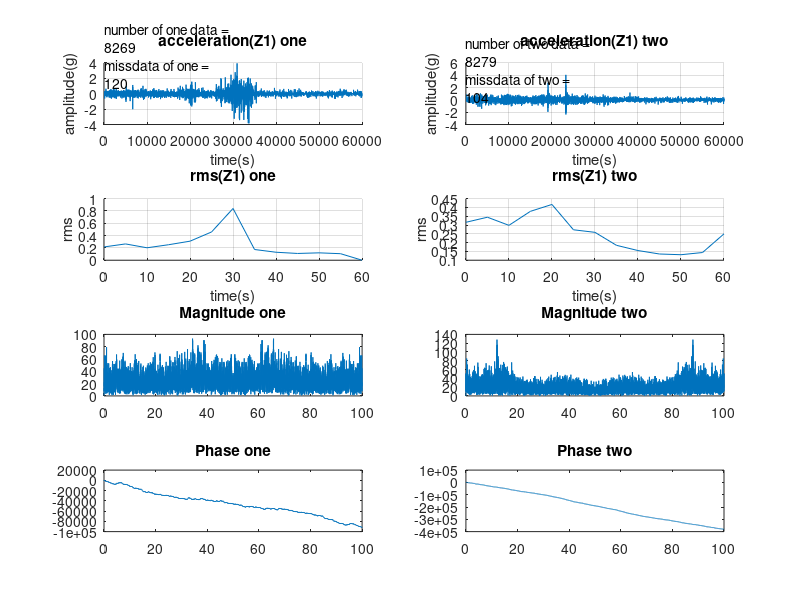

Reproduce this figure in MATLAB.
clc
clear
a=csvread('one.csv',1,0);
b=csvread('two.csv',1,0);
A=a(1:end,5);
B=b(1:end,5);
  ra=length(A);
  rb=length(B);
 t=input('enter your Time interval =');
    T = 0:t:60;
%one
y1 = fft(A);
m1 = abs(y1);
p = unwrap(angle(y1));
f1 = (0:length(y1)-1)*100/length(y1);
subplot(4,2,5)
plot(f1,m1)
title('Magnitude one')
subplot(4,2,7)
plot(f1,p*180/pi)
title('Phase one')


%two
y2 = fft(B);
m2 = abs(y2);
p = unwrap(angle(y2));
f2 = (0:length(y2)-1)*100/length(y2);
subplot(4,2,6)
plot(f2,m2)
title('Magnitude two')
subplot(4,2,8)
plot(f2,p*180/pi)
title('Phase two')


 n=floor(60/t);
       N=floor(ra/n);
       K=floor(rb/n);
sA(N,1,1)=0;
sE(K,1,1)=0;
z=1;
for i=1:n
% one
     sA(:,:,z)=A(((i-1)*N+1):N*i,1);
            sB(:,:)=A((n*N)+1:ra,1);
     sC(:,:,z)=rms(sA(:,:,z));
         sD(:,:)=rms(sB(:,:));
%two
     sE(:,:,z)=B(((i-1)*K+1):K*i,1);
            sF(:,:)=B((n*K)+1:ra,1);
     sG(:,:,z)=rms(sE(:,:,z));
         sH(:,:)=rms(sF(:,:));
z=z+1;
end
meshgrid(:,:)=[sC(:,:),sD(:,:)];
subplot(4,2,3);
grid on
hold on
                 plot(T,meshgrid(:,:));
                    title('rms(Z1) one');
xlabel('time(s)');
ylabel('rms');
meshgrid(:,:)=[sG(:,:),sH(:,:)];
subplot(4,2,4);
hold on
grid on
                 plot(T,meshgrid(:,:));
                  title('rms(Z1) two');
xlabel('time(s)');
ylabel('rms');


one=diff(a(:,2))-1;
two=diff(b(:,2))-1;
subplot(4,2,1);
grid on
hold on
plot(a(2:end,1),a(2:end,5));
title('acceleration(Z1) one');
xlabel('time(s)');
ylabel('amplitude(g)');
numberofonedata = ra;
missdataofone = sum (one);
str = {'number of one data =',ra,'missdata of one =',sum(one)};
text(1,5,str)
subplot(4,2,2);
grid on
hold on
plot(b(2:end,1),b(2:end,5));
title('acceleration(Z1) two');
xlabel('time(s)');
ylabel('amplitude(g)');
numberoftwodata = rb;
missdataoftwo = sum (two);
str = {'number of two data =',rb,'missdata of two =',sum(two)};
text(1,5,str)







